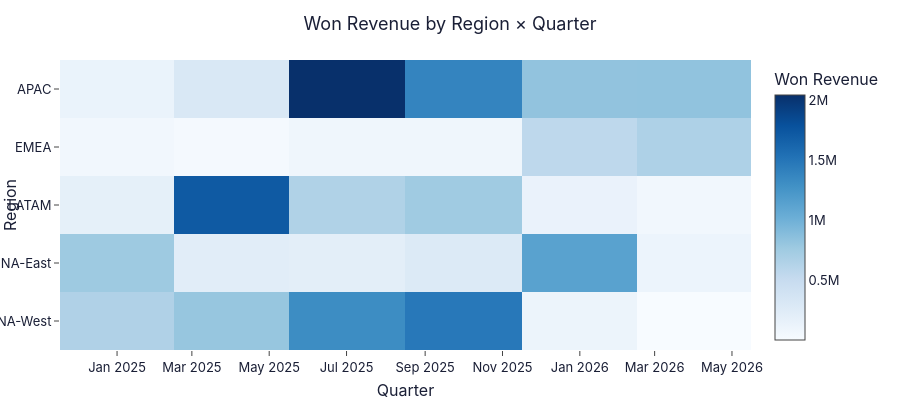

Notebook source saved alongside this figure:
### Markdown cell above
### 1.3 Region × Quarter heatmap

### Code cell
region_q = con.execute("""
SELECT
    a.Region AS region,
    DATE_TRUNC('quarter', o.CloseDate)::DATE AS quarter,
    SUM(o.Amount) FILTER (WHERE o.Stage = '06 - Closed Won') AS won_revenue
FROM Opportunities o
JOIN Accounts a USING (AccountId)
WHERE o.CloseDate >= '2025-01-01' AND o.CloseDate < '2026-06-01'
GROUP BY 1, 2
ORDER BY 1, 2
""").df()

pivot = region_q.pivot(index='region', columns='quarter', values='won_revenue').fillna(0)
fig = px.imshow(pivot, color_continuous_scale='Blues', aspect='auto', height=400,
                labels=dict(color='Won Revenue'),
                title='Won Revenue by Region × Quarter')
fig.update_xaxes(title='Quarter'); fig.update_yaxes(title='Region')
fig.show()

### Figure 1 — Plotly figure (JSON) as saved in the notebook; plotly's stock layout.template omitted (floating-point values rounded to 4 significant figures)
{"data": [{"coloraxis": "coloraxis", "hovertemplate": "quarter: %{x}<br>region: %{y}<br>Won Revenue: %{z}<extra></extra>", "name": "0", "type": "heatmap", "x": ["2025-01-01T00:00:00.000000", "2025-04-01T00:00:00.000000", "2025-07-01T00:00:00.000000", "2025-10-01T00:00:00.000000", "2026-01-01T00:00:00.000000", "2026-04-01T00:00:00.000000"], "xaxis": "x", "y": ["APAC", "EMEA", "LATAM", "NA-East", "NA-West"], "yaxis": "y", "z": [[136500.0, 313600.0, 2044000.0, 1391000.0, 830400.0, 835400.0], [64400.0, 31100.0, 88900.0, 90100.0, 565200.0, 668000.0], [184700.0, 1719000.0, 655000.0, 756500.0, 142100.0, 69100.0], [766900.0, 233200.0, 212700.0, 278300.0, 1137000.0, 115900.0], [657900.0, 807300.0, 1320000.0, 1479000.0, 118500.0, 5300.0]]}], "layout": {"coloraxis": {"colorbar": {"title": {"text": "Won Revenue"}}, "colorscale": [[0.0, "rgb(247,251,255)"], [0.125, "rgb(222,235,247)"], [0.25, "rgb(198,219,239)"], [0.375, "rgb(158,202,225)"], [0.5, "rgb(107,174,214)"], [0.625, "rgb(66,146,198)"], [0.75, "rgb(33,113,181)"], [0.875, "rgb(8,81,156)"], [1.0, "rgb(8,48,107)"]]}, "height": 400, "title": {"text": "Won Revenue by Region × Quarter"}, "xaxis": {"anchor": "y", "domain": [0.0, 1.0], "title": {"text": "Quarter"}}, "yaxis": {"anchor": "x", "autorange": "reversed", "domain": [0.0, 1.0], "title": {"text": "Region"}}}}
